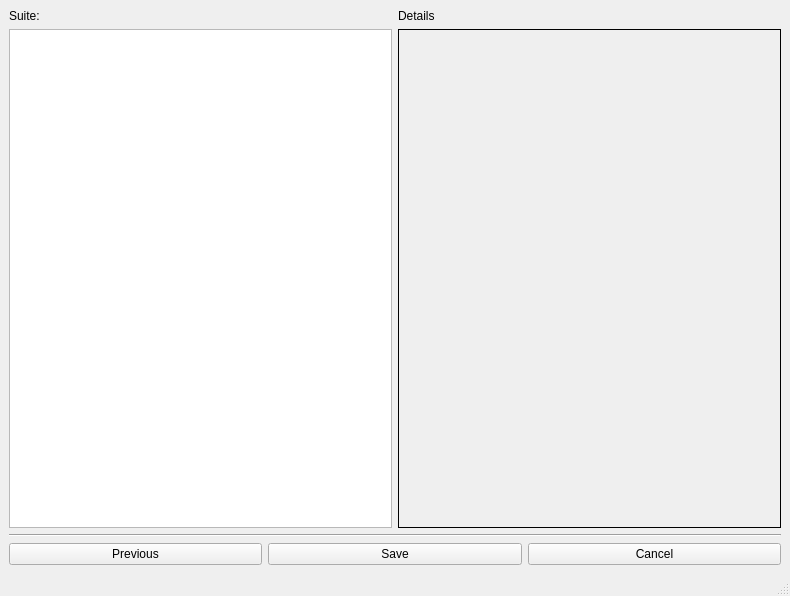
<?xml version="1.0" encoding="UTF-8"?>
<ui version="4.0">
 <class>DetailsWindow</class>
 <widget class="QMainWindow" name="DetailsWindow">
  <property name="geometry">
   <rect>
    <x>0</x>
    <y>0</y>
    <width>790</width>
    <height>596</height>
   </rect>
  </property>
  <property name="windowTitle">
   <string>Set Details</string>
  </property>
  <widget class="QWidget" name="centralwidget">
   <layout class="QGridLayout" name="gridLayout">
    <item row="0" column="0">
     <layout class="QHBoxLayout" name="horizontalLayout_2">
      <item>
       <layout class="QVBoxLayout" name="verticalLayout">
        <item>
         <widget class="QLabel" name="suiteLabel">
          <property name="text">
           <string>Suite:</string>
          </property>
         </widget>
        </item>
        <item>
         <widget class="QListView" name="projectList"/>
        </item>
       </layout>
      </item>
      <item>
       <layout class="QVBoxLayout" name="verticalLayout_2">
        <item>
         <widget class="QLabel" name="detailsLabel">
          <property name="text">
           <string>Details</string>
          </property>
         </widget>
        </item>
        <item>
         <widget class="QScrollArea" name="scrollArea">
          <property name="frameShape">
           <enum>QFrame::Panel</enum>
          </property>
          <property name="frameShadow">
           <enum>QFrame::Plain</enum>
          </property>
          <property name="verticalScrollBarPolicy">
           <enum>Qt::ScrollBarAsNeeded</enum>
          </property>
          <property name="horizontalScrollBarPolicy">
           <enum>Qt::ScrollBarAsNeeded</enum>
          </property>
          <property name="sizeAdjustPolicy">
           <enum>QAbstractScrollArea::AdjustToContents</enum>
          </property>
          <property name="widgetResizable">
           <bool>true</bool>
          </property>
          <widget class="QWidget" name="scrollAreaWidgetContents">
           <property name="geometry">
            <rect>
             <x>0</x>
             <y>0</y>
             <width>378</width>
             <height>472</height>
            </rect>
           </property>
          </widget>
         </widget>
        </item>
       </layout>
      </item>
     </layout>
    </item>
    <item row="1" column="0">
     <widget class="Line" name="line">
      <property name="orientation">
       <enum>Qt::Horizontal</enum>
      </property>
     </widget>
    </item>
    <item row="2" column="0">
     <layout class="QHBoxLayout" name="horizontalLayout">
      <item>
       <widget class="QPushButton" name="previousButton">
        <property name="text">
         <string>Previous</string>
        </property>
       </widget>
      </item>
      <item>
       <widget class="QPushButton" name="saveButton">
        <property name="text">
         <string>Save</string>
        </property>
       </widget>
      </item>
      <item>
       <widget class="QPushButton" name="cancelButton">
        <property name="text">
         <string>Cancel</string>
        </property>
       </widget>
      </item>
     </layout>
    </item>
   </layout>
  </widget>
  <widget class="QMenuBar" name="menubar">
   <property name="geometry">
    <rect>
     <x>0</x>
     <y>0</y>
     <width>790</width>
     <height>21</height>
    </rect>
   </property>
  </widget>
  <widget class="QStatusBar" name="statusbar"/>
 </widget>
 <resources/>
 <connections/>
</ui>
